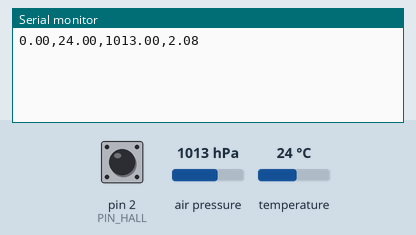
Simulated run of this sketch. Board: Arduino Uno, built with avr-gcc and run on an emulated ATmega328P. Parts: the last lines printed to the serial monitor. The test bench sets the inputs (shaded band); at power-on: air pressure 1013 hPa, pin 2 (PIN_HALL) HIGH, temperature 24 °C.

Above: at 1.2 s.
1.3 s: air pressure set to 952 hPa
At 5.4 s:
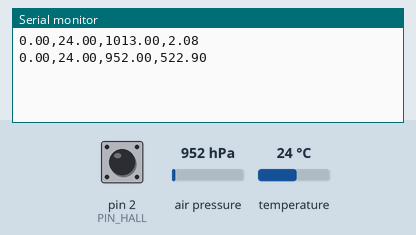
5.5 s: pin 2 (PIN_HALL) pulled LOW for 3 s
10.0 s: temperature set to 12 °C
At 11.2 s:
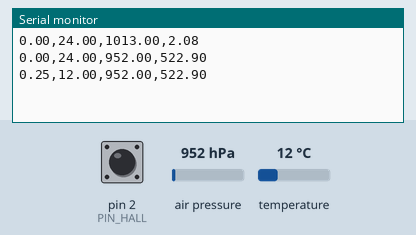
14.2 s: air pressure set to 975 hPa
At 16.4 s:
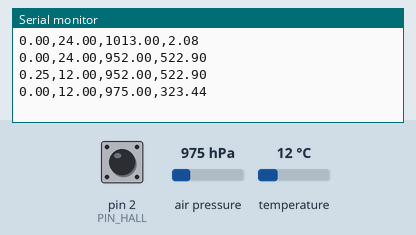
18.4 s: pin 2 (PIN_HALL) pulled LOW for 3 s
At 20.4 s:
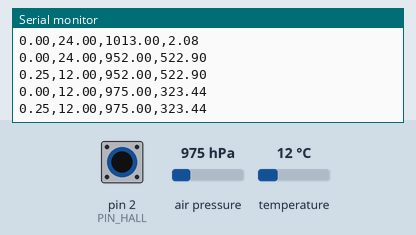
Timing chart, 0 to 21.9 s (numbered marks = the images above; inputs shaded):
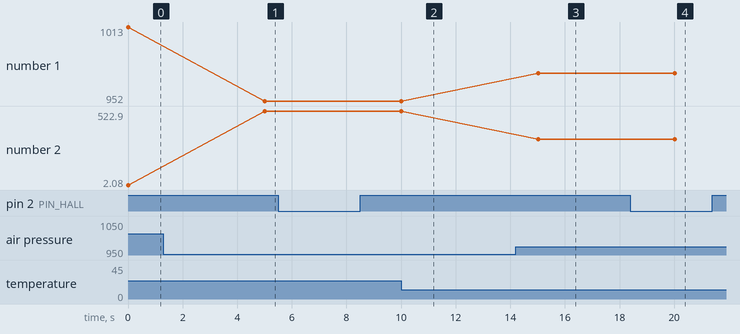

Measured:
- after the input at 1.3 s, the serial monitor: prints a new line after 3.7 s (image 1)
- after the input at 10.0 s, the serial monitor: prints a new line at once (image 2)
- after the input at 14.2 s, the serial monitor: prints a new line after 0.82 s (image 3)
- after the input at 18.4 s, the serial monitor: prints a new line after 1.6 s (image 4)
- plotted number 1: 1013 → 952 after the input at 1.3 s, 952 → 975 after the input at 14.2 s
- plotted number 2: 2.08 → 522.9 after the input at 1.3 s, 522.9 → 323.44 after the input at 14.2 s

The sketch:

AmazonRain.ino
```cpp
#include <Wire.h>
#include <Adafruit_BMP280.h>

#define PIN_HALL 2
const float VOLUME_BASCULA = 0.25;
const float PRESSAO_NIVEL_MAR = 1013.25; // hPa — ajustar para Manaus se tiver referência local

volatile int contadorPulsos = 0;
unsigned long ultimoTempoPulso = 0;
const unsigned long debounceTime = 200;

Adafruit_BMP280 bmp;

void registroChuva() {
  unsigned long tempoAtual = millis();
  if (tempoAtual - ultimoTempoPulso > debounceTime) {
    contadorPulsos++;
    ultimoTempoPulso = tempoAtual;
  }
}

void setup() {
  Serial.begin(9600);
  pinMode(PIN_HALL, INPUT_PULLUP);
  attachInterrupt(digitalPinToInterrupt(PIN_HALL), registroChuva, FALLING);

  if (!bmp.begin(0x76)) {
    Serial.println("ERRO:BMP280");
    while (1) delay(10);
  }

  // Configurações de precisão do BMP280
  bmp.setSampling(
    Adafruit_BMP280::MODE_NORMAL,
    Adafruit_BMP280::SAMPLING_X16,   // temperatura: 16 amostras
    Adafruit_BMP280::SAMPLING_X16,   // pressão: 16 amostras
    Adafruit_BMP280::FILTER_X16,     // filtro IIR máximo — elimina ruído
    Adafruit_BMP280::STANDBY_MS_500  // ciclo de 500ms
  );
}

void loop() {
  noInterrupts();
  int pulsosNoIntervalo = contadorPulsos;
  contadorPulsos = 0;
  interrupts();

  float chuvaNoIntervalo = pulsosNoIntervalo * VOLUME_BASCULA;
  float temp = bmp.readTemperature();
  float pres = bmp.readPressure() / 100.0F; // Pa → hPa
  float alt  = bmp.readAltitude(PRESSAO_NIVEL_MAR);

  if (isnan(temp)) temp = 0.0;
  if (isnan(pres)) pres = 0.0;
  if (isnan(alt))  alt  = 0.0;

  // Formato: chuva,temp,pres,alt
  Serial.print(chuvaNoIntervalo); Serial.print(",");
  Serial.print(temp);             Serial.print(",");
  Serial.print(pres);             Serial.print(",");
  Serial.println(alt);

  delay(5000);
}
```
